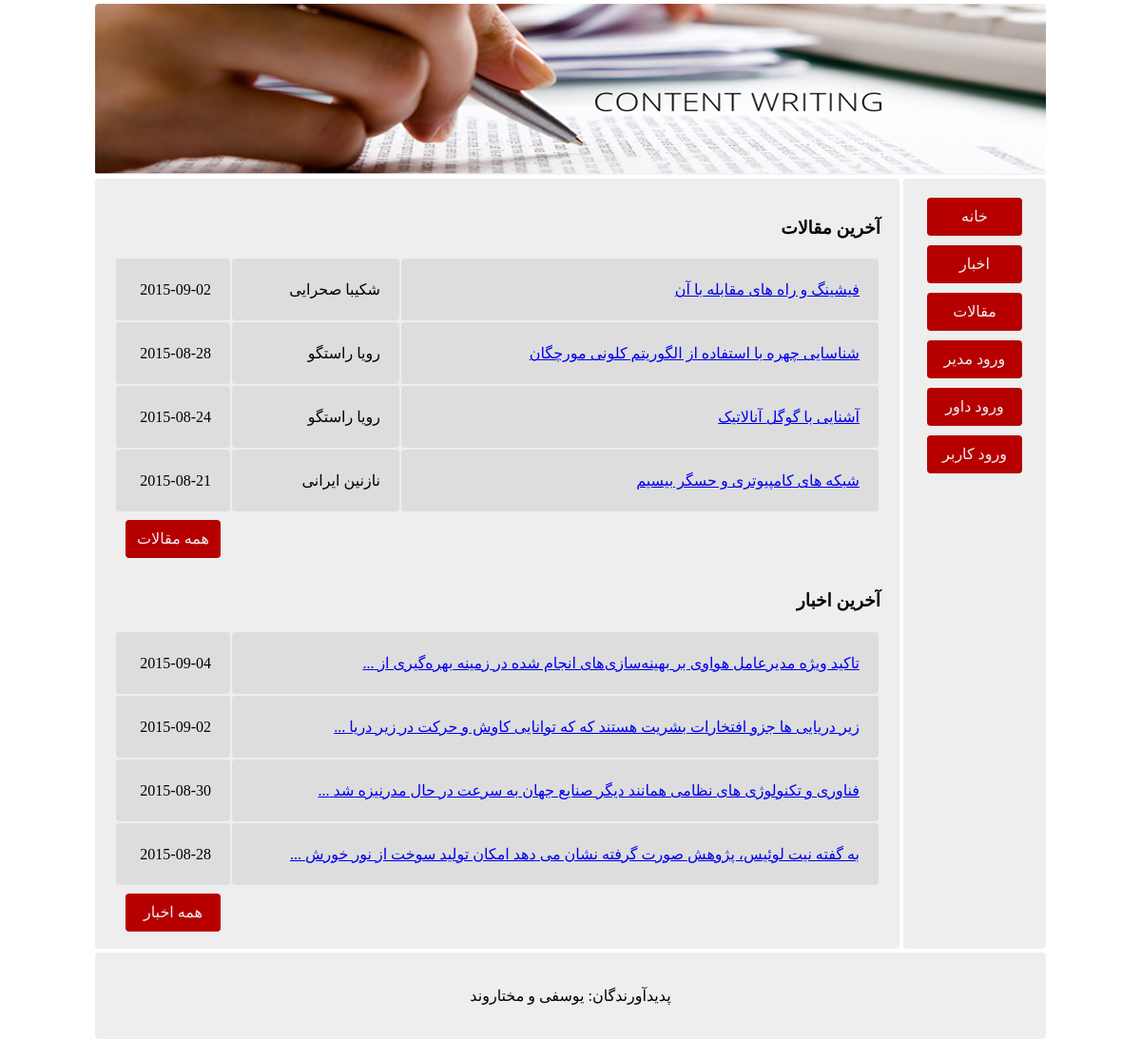
The page / on the database its author committed.
### tables this page shows
CREATE TABLE IF NOT EXISTS `papers` (
  `id` int(11) NOT NULL AUTO_INCREMENT,
  `user` int(11) NOT NULL,
  `subject` varchar(1024) NOT NULL,
  `date` date NOT NULL,
  `summary` varchar(10240) NOT NULL,
  `accept` int(11) DEFAULT NULL,
  PRIMARY KEY (`id`)
);

CREATE TABLE IF NOT EXISTS `users` (
  `id` int(11) NOT NULL AUTO_INCREMENT,
  `name` varchar(20) NOT NULL,
  `family` varchar(20) NOT NULL,
  `username` varchar(20) NOT NULL,
  `password` varchar(20) NOT NULL,
  `tel` int(11) NOT NULL,
  `email` text NOT NULL,
  `address` varchar(20) NOT NULL,
  `degree` varchar(20) NOT NULL,
  `accept` int(11) NOT NULL,
  PRIMARY KEY (`id`)
);

CREATE TABLE IF NOT EXISTS `news` (
  `id` int(11) NOT NULL AUTO_INCREMENT,
  `admin` int(11) NOT NULL,
  `text` varchar(10240) NOT NULL,
  `date` date NOT NULL,
  PRIMARY KEY (`id`)
);

### src/index.php (the view)
<?php
include "com/conn.php";
include "com/home.php";
$sql = "
    SELECT
        news.id,
        admins.name,
        LEFT(news.text,76) as text,
        news.date
    FROM
        news
    JOIN
        admins
    ON
        news.admin=admins.id
    ORDER BY
        news.id DESC
    LIMIT
        4";
$res = $db->query($sql);
$news = $res->fetchAll();
$sql = "
    SELECT
        papers.id,
        users.name,
        users.family,
        papers.date,
        papers.subject
    FROM
        papers
    JOIN
        users
    ON
        papers.user = users.id
    WHERE
        papers.accept = 1
    ORDER BY
        papers.id DESC
    LIMIT
        4";
$res = $db->query($sql);
$papers = $res->fetchAll();
?>
<div id="content">
    <h3>آخرین مقالات</h3>
    <table>
        <?php foreach ($papers as $row) { ?>
        <tr>
            <td class="row"><a href="paper.php?paper=<?php echo $row['id'] ?>"><?php echo $row['subject'] ?></a></td>
            <td class="row"><?php echo $row['name'] . " " . $row['family'] ?></td>
            <td class="row date"><?php echo $row['date'] ?></td>
        </tr>
        <?php } ?>
        <tr><td></td><tr>
        <tr>
            <td></td>
            <td></td>
            <td><a class="button" href="news.php">همه مقالات</a></td>
        </tr>
    </table>
    <h3>آخرین اخبار</h3>
    <table>
        <?php foreach ($news as $row) { ?>
        <tr>
            <td class="row"><a href="news.php"><p><?php echo $row['text'] ?> ...</p></a></td>
            <td class="row date"><?php echo $row['date'] ?></td>
        </tr>
        <?php } ?>
        <tr><td></td><tr>
        <tr>
            <td></td>
            <td><a class="button" href="papers.php">همه اخبار</a></td>
        </tr>
    </table>
</div>
<div id="footer">
    <p>پدیدآورندگان: یوسفی و مختاروند</p>
</div>

### src/com/home.php (shortened to what this page needs)
<!DOCTYPE html>
<html dir="rtl">
<head>
    <link rel="stylesheet" type="text/css" href="css/index.css">
</head>
<body>
    <div id="header">
        <img src="img/cover.jpeg">
    </div>
    <div id="nav">
        <a class="button" href="index.php">خانه</a>
        <a class="button" href="news.php">اخبار</a>
        <a class="button" href="papers.php">مقالات</a>
        <a class="button" href="admin/admin_login.php">ورود مدیر</a>
        <a class="button" href="judge/judge_login.php">ورود داور</a>
        <a class="button" href="user/user_login.php">ورود کاربر</a>
    </div>

### src/css/index.css (style rules this page uses)
body { margin-bottom: 20px; margin-right: auto; text-align: center; margin-left: auto; margin-top: 4px; width: 1000px; padding: 0; }
#header img { border-radius: 4px; width: 1000px; height: 180px; }
#nav, #footer, #content { background-color: #EEE; border-radius: 4px; padding-top: 20px; }
#nav { position: absolute; height: 790px; width: 150px; }
#content { margin-right: 154px; padding-right: 20px; padding-left: 20px; text-align: right; overflow: auto; height: 790px; width: 806px; line-height: 25px; }
#footer { padding-bottom: 20px; margin-top: 4px; }
.button { background-color: #B60000; text-decoration: none; margin-bottom: 10px; margin-right: auto; text-align: center; border-radius: 4px; margin-left: auto; line-height: 40px; display: block; width: 100px; color: #EEE; }
table { width: 100%; }
td.date { width: 80px;; }
td.row { background-color: #DDD; border-radius: 4px; padding: 20px; }
td.row p { white-space: nowrap; max-width: 620px; overflow: hidden; margin: 0; }

### rows shown on the page
papers: subject "فیشینگ و راه های مقابله با آن", users.name "شکیبا", users.family "صحرایی", date "2015-09-02"
papers: subject "شناسایی چهره با استفاده از الگوریتم کلونی مورچگان", users.name "رویا", users.family "راستگو", date "2015-08-28"
papers: subject "آشنایی با گوگل آنالاتیک", users.name "رویا", users.family "راستگو", date "2015-08-24"
papers: subject "شبکه های کامپیوتری و حسگر بیسیم", users.name "نازنین", users.family "ایرانی", date "2015-08-21"
news: text "تاکید ویژه مدیرعامل هواوی بر بهینه‌سازی‌های انجام شده در زمینه بهره‌گیری از", date "2015-09-04"
news: text "زیر دریایی ها جزو افتخارات بشریت هستند که که توانایی کاوش و حرکت در زیر دریا", date "2015-09-02"
news: text "فناوری و تکنولوژی های نظامی همانند دیگر صنایع جهان به سرعت در حال مدرنیزه شد", date "2015-08-30"
news: text "به گفته نیت لوئیس، پژوهش صورت گرفته نشان می دهد امکان تولید سوخت از نور خورش", date "2015-08-28"
